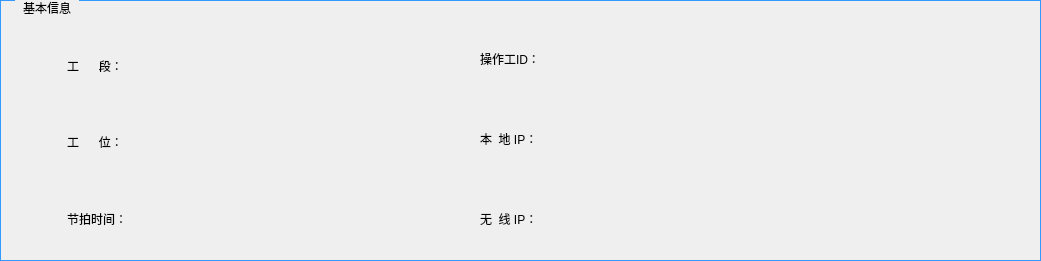
       <widget class="QGroupBox" name="groupBox_3">
        <property name="geometry">
         <rect>
          <x>50</x>
          <y>20</y>
          <width>1041</width>
          <height>261</height>
         </rect>
        </property>
        <property name="styleSheet">
         <string notr="true">QGroupBox {
    font: 14pt &quot;黑体&quot;;
    margin-top: 1ex;
    border-width:0.5px;  
    border-style:solid;
    border-color: rgb(51, 153, 255);  
}

QGroupBox::title {
    subcontrol-origin: margin;
    subcontrol-position: top left;
    left:15px;      
    margin-left: 5px;
    margin-right: 5px;
    padding:1px;
}</string>
        </property>
        <property name="title">
         <string>基本信息</string>
        </property>
        <property name="flat">
         <bool>false</bool>
        </property>
        <widget class="QWidget" name="layoutWidget">
         <property name="geometry">
          <rect>
           <x>480</x>
           <y>120</y>
           <width>291</width>
           <height>37</height>
          </rect>
         </property>
         <layout class="QHBoxLayout" name="horizontalLayout">
          <item>
           <widget class="QLabel" name="label_2">
            <property name="styleSheet">
             <string notr="true">font: 14pt &quot;Arial&quot;;
font: 14pt &quot;黑体&quot;;</string>
            </property>
            <property name="text">
             <string>本  地 IP：</string>
            </property>
           </widget>
          </item>
          <item>
           <widget class="QLabel" name="label_localip">
            <property name="styleSheet">
             <string notr="true">font: 14pt &quot;Arial&quot;;</string>
            </property>
            <property name="text">
             <string/>
            </property>
           </widget>
          </item>
         </layout>
        </widget>
        <widget class="QWidget" name="layoutWidget1">
         <property name="geometry">
          <rect>
           <x>480</x>
           <y>40</y>
           <width>291</width>
           <height>37</height>
          </rect>
         </property>
         <layout class="QHBoxLayout" name="horizontalLayout_2">
          <item>
           <widget class="QLabel" name="label_7">
            <property name="styleSheet">
             <string notr="true">font: 14pt &quot;黑体&quot;;</string>
            </property>
            <property name="text">
             <string>操作工ID：</string>
            </property>
           </widget>
          </item>
          <item>
           <widget class="QLabel" name="label_4">
            <property name="styleSheet">
             <string notr="true">font: 14pt &quot;Arial&quot;;</string>
            </property>
            <property name="text">
             <string/>
            </property>
           </widget>
          </item>
         </layout>
        </widget>
        <widget class="QWidget" name="layoutWidget2">
         <property name="geometry">
          <rect>
           <x>480</x>
           <y>200</y>
           <width>291</width>
           <height>37</height>
          </rect>
         </property>
         <layout class="QHBoxLayout" name="horizontalLayout_3">
          <item>
           <widget class="QLabel" name="label_9">
            <property name="styleSheet">
             <string notr="true">font: 14pt &quot;黑体&quot;;</string>
            </property>
            <property name="text">
             <string>无  线 IP：</string>
            </property>
           </widget>
          </item>
          <item>
           <widget class="QLabel" name="label_6">
            <property name="styleSheet">
             <string notr="true">font: 14pt &quot;Arial&quot;;</string>
            </property>
            <property name="text">
             <string/>
            </property>
           </widget>
          </item>
         </layout>
        </widget>
        <widget class="QWidget" name="layoutWidget3">
         <property name="geometry">
          <rect>
           <x>67</x>
           <y>47</y>
           <width>181</width>
           <height>37</height>
          </rect>
         </property>
         <layout class="QHBoxLayout" name="horizontalLayout_4">
          <item>
           <widget class="QLabel" name="label">
            <property name="styleSheet">
             <string notr="true">font: 14pt &quot;黑体&quot;;</string>
            </property>
            <property name="text">
             <string>工      段：</string>
            </property>
           </widget>
          </item>
          <item>
           <widget class="QLabel" name="label_stationname">
            <property name="styleSheet">
             <string notr="true">font: 14pt &quot;黑体&quot;;</string>
            </property>
            <property name="text">
             <string/>
            </property>
           </widget>
          </item>
         </layout>
        </widget>
        <widget class="QWidget" name="layoutWidget4">
         <property name="geometry">
          <rect>
           <x>67</x>
           <y>123</y>
           <width>181</width>
           <height>37</height>
          </rect>
         </property>
         <layout class="QHBoxLayout" name="horizontalLayout_5">
          <item>
           <widget class="QLabel" name="label_3">
            <property name="styleSheet">
             <string notr="true">font: 14pt &quot;黑体&quot;;</string>
            </property>
            <property name="text">
             <string>工      位：</string>
            </property>
           </widget>
          </item>
          <item>
           <widget class="QLabel" name="label_stationid">
            <property name="styleSheet">
             <string notr="true">font: 14pt &quot;Arial&quot;;</string>
            </property>
            <property name="text">
             <string/>
            </property>
           </widget>
          </item>
         </layout>
        </widget>
        <widget class="QWidget" name="layoutWidget5">
         <property name="geometry">
          <rect>
           <x>67</x>
           <y>200</y>
           <width>181</width>
           <height>37</height>
          </rect>
         </property>
         <layout class="QHBoxLayout" name="horizontalLayout_6">
          <item>
           <widget class="QLabel" name="label_8">
            <property name="styleSheet">
             <string notr="true">font: 14pt &quot;黑体&quot;;</string>
            </property>
            <property name="text">
             <string>节拍时间：</string>
            </property>
           </widget>
          </item>
          <item>
           <widget class="QLabel" name="label_5">
            <property name="styleSheet">
             <string notr="true">font: 14pt &quot;Arial&quot;;</string>
            </property>
            <property name="text">
             <string/>
            </property>
           </widget>
          </item>
         </layout>
        </widget>
       </widget>
